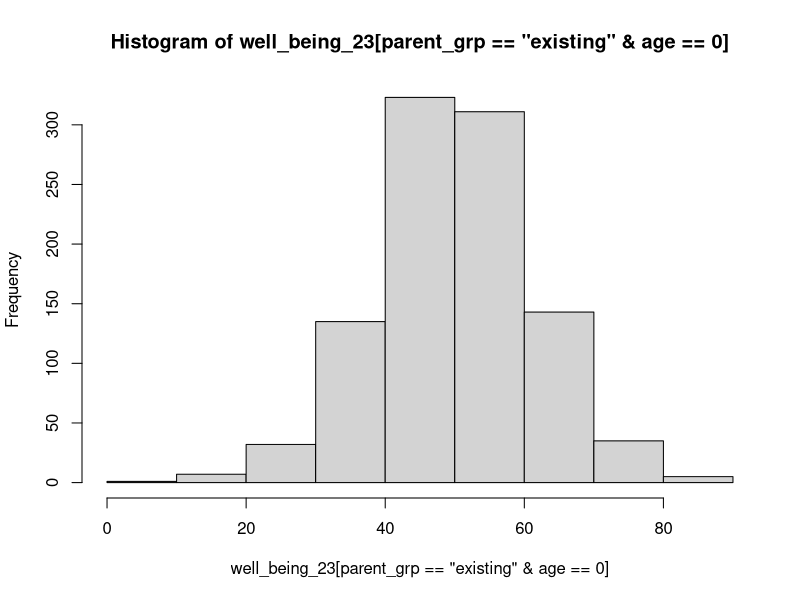
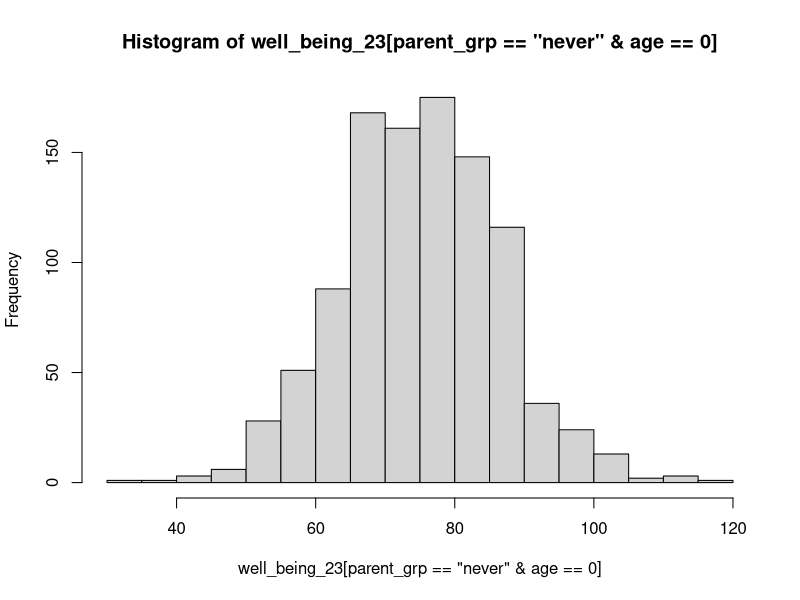
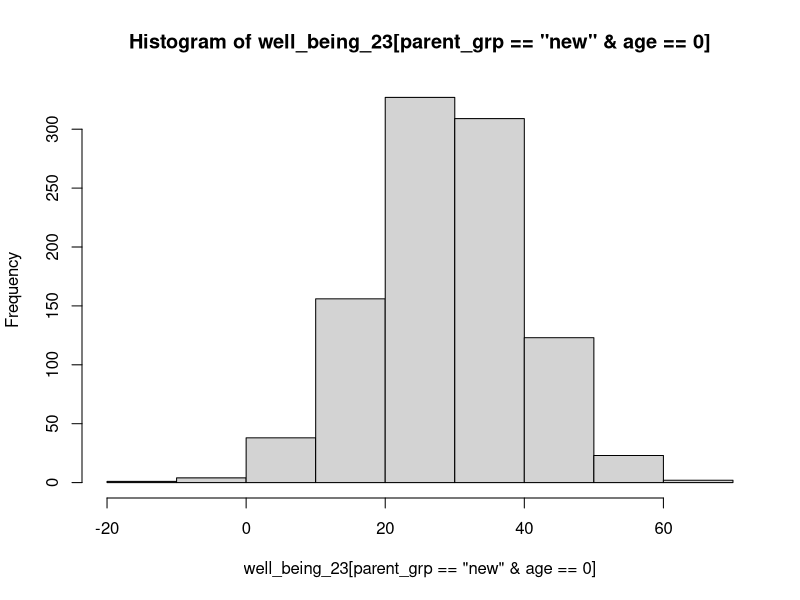
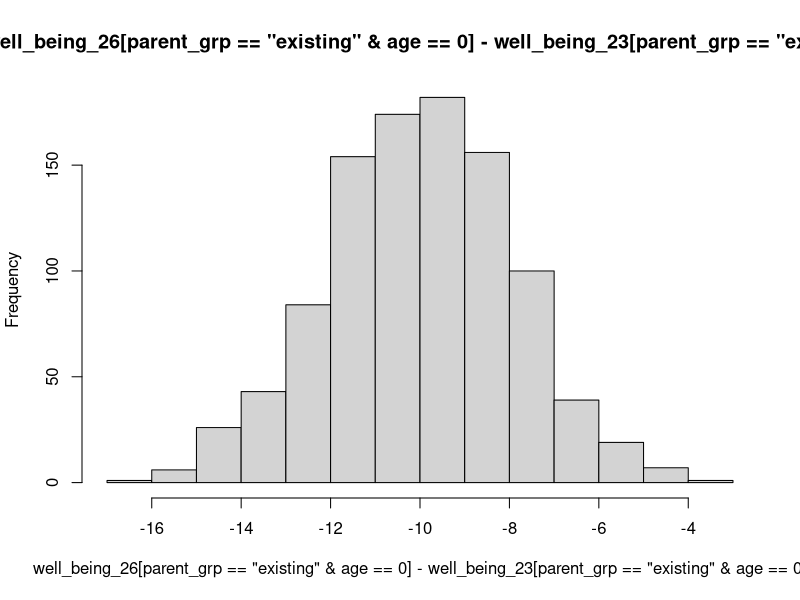
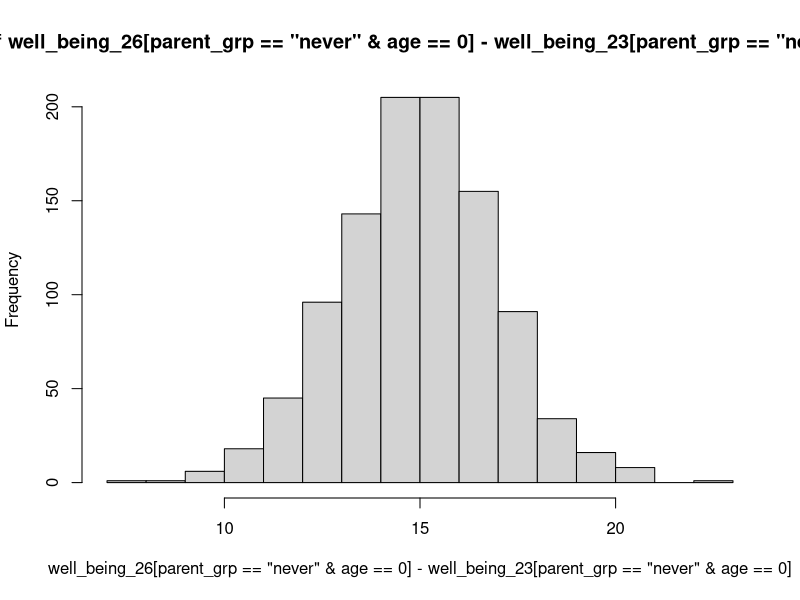
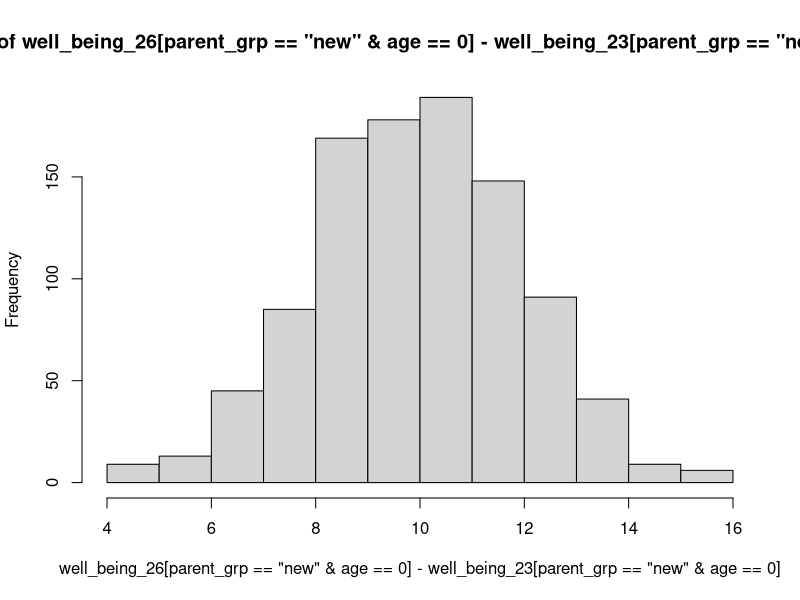
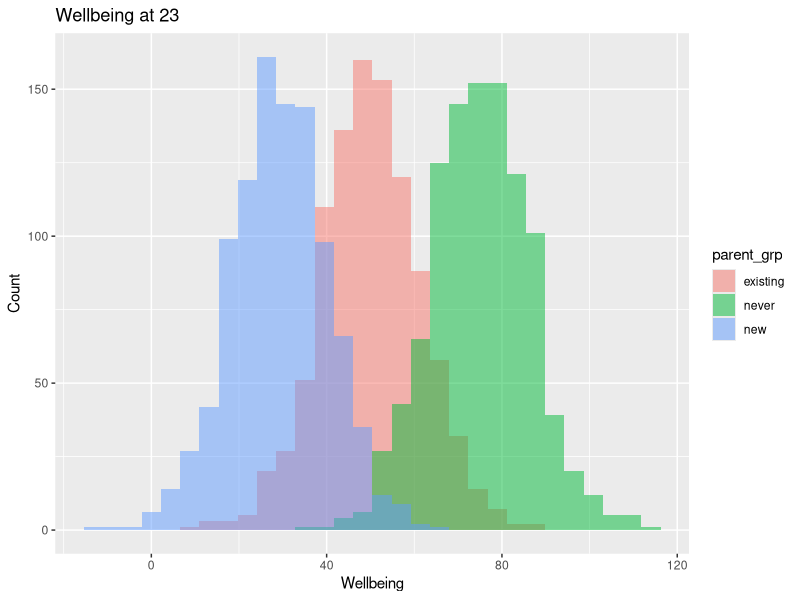
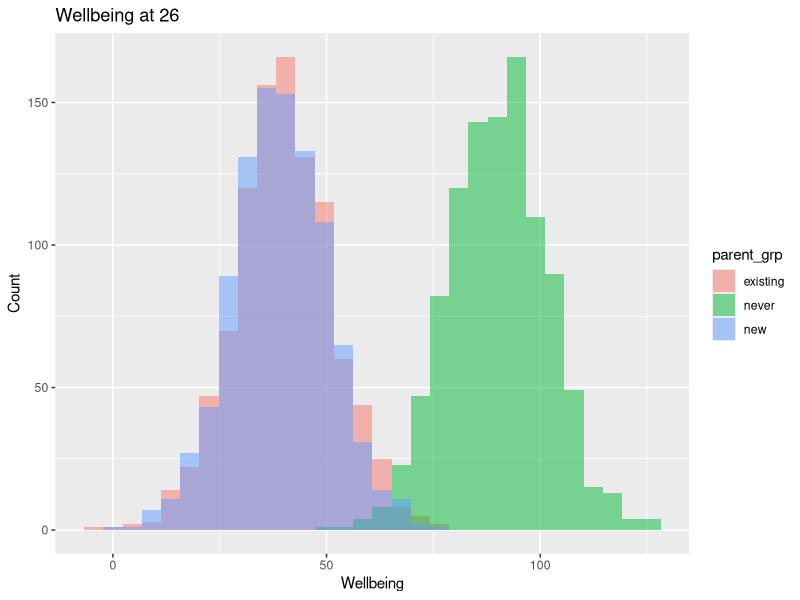

Here is the R script that generated these plots, in order:
library(ggplot2)
library(tibble)
library(dplyr)
library(tidyr)
library(lme4)

# Generating Data ---------------------------------------------------------

# Preparing sample
N <- 3000


# Params

wellbeing_existing <- 50 # Average wellbeing score will be 50 at age 23
wellbeing_never <- 75 # Average wellbeing score will be 75 at age 23
wellbeing_new <- 30 # Average wellbeing score will be 30 at age 23

mean_intercept <- mean(c(wellbeing_existing, wellbeing_never, wellbeing_new))

standard_deviation <- 10 # Spread in wellbeing scores at 23


slope_existing <- -10 # Wellbeing will be on average 10 lower for existing parents
slope_never <- 15 # Wellbeing will be on average 15 lower for never group
slope_new <- 10 # Wellbeing will be on average 10 higher



# Creating IDs, ages, and parent groups
pid <- rep(1:N, 2) # IDs for participants
age <- c(rep(0, N),rep(1, N)) # Ages (0 represents 23 and 1 represents 26)
parent_grp <- rep(sample(c("existing", "never", "new"),N, replace = T), 2) # A sample from parent groups (existing, never, new)


# Makes sure the wellbeing scores are in the correct order
well_being_23 <- ifelse(parent_grp=='existing' & age == 0, rnorm(N, wellbeing_existing, standard_deviation),
                        ifelse(parent_grp=='never' & age == 0, rnorm(N, wellbeing_never, standard_deviation),
                               ifelse(parent_grp=='new' & age == 0, rnorm(N, wellbeing_new, standard_deviation),NA)))

well_being_23 <- well_being_23[!is.na(well_being_23)]

# Add some noise to the wellbeing score at 23
well_being_23 <- well_being_23 + rnorm(N, 0, 5)

hist(well_being_23[parent_grp=='existing' & age == 0])
hist(well_being_23[parent_grp=='never' & age == 0])
hist(well_being_23[parent_grp=='new' & age == 0])



# Make sure generated scores are lower
well_being_26 <- well_being_23 + ifelse(parent_grp=='existing' & age == 0, slope_existing,
                                         ifelse(parent_grp=='never' & age == 0, slope_never, 
                                                ifelse(parent_grp=='new' & age == 0, slope_new,NA)))
well_being_26 <- well_being_26[!is.na(well_being_26)]
                                                
# Add some noise
well_being_26 <- well_being_26 + rnorm(N, 0, 2)

# Plot wellbeing differences at 26
hist(well_being_26[parent_grp=='existing' & age == 0] - well_being_23[parent_grp=='existing' & age == 0])
hist(well_being_26[parent_grp=='never' & age == 0] - well_being_23[parent_grp=='never' & age == 0])
hist(well_being_26[parent_grp=='new' & age == 0] - well_being_23[parent_grp=='new' & age == 0])



# create final data frame
df <- tibble::as_tibble(list(
  pid = pid,
  age = age,
  parent_grp = parent_grp,
  wellbeing = c(well_being_23, well_being_26)
))


# Plotting Data -----------------------------------------------------------

# Wellbeing at 23
df |> 
  filter(age==0) |> 
  ggplot(aes(x=wellbeing, fill=parent_grp)) +
    geom_histogram(bins=30, alpha=0.5, position="identity") +
    labs(title="Wellbeing at 23", x="Wellbeing", y="Count") 

# Wellbeing at 26
df |> 
  filter(age==1) |> 
  ggplot(aes(x=wellbeing, fill=parent_grp)) +
  geom_histogram(bins=30, alpha=0.5, position="identity") +
  labs(title="Wellbeing at 26", x="Wellbeing", y="Count") 

df |> 
  pivot_wider(names_from = age, values_from = wellbeing) |>
  mutate(diff = `1` - `0`) |> 
  ggplot(aes(x=diff, fill=parent_grp)) +
  geom_histogram(bins=30, alpha=0.5, position="identity") +
  labs(title="Wellbeing Difference", x="Wellbeing Difference", y="Count")

# Scatter plot of scores
df |> 
  ggplot(aes(x=age, y=wellbeing, color=parent_grp)) +
  geom_jitter() +
  labs(title="Wellbeing by Age", x="Age", y="Wellbeing", color="Parent Group")


# Modelling ---------------------------------------------------------------

m1 <- lm(wellbeing ~ parent_grp*age , data=df)
summary(m1)


m1 <- lmer(wellbeing ~ parent_grp + parent_grp:age + (1 | pid), data=df)
summary(m1)


# Notes:
# Need to take care when interpretating the coefficients
# (see below)

# If you wanted to compare the coefficients you 
# could look into "contrast coding". However there
# you would need to be extremely careful with your
# interpretation. 

# Output
# Fixed effects:
#                         Estimate
# (Intercept)             50.09133 <- Average wellbeing score at 23 for reference category (existing)
# parent_grpnever         24.74609 <- Average wellbeing score at 23 for never, compared to reference category (existing)
# parent_grpnew          -20.39208 <- Average wellbeing score at 23 for new, compared to reference category (existing)
# parent_grpexisting:age -10.04945 <- Average increase in wellbeing for group existing, compared to their wellbeing at 23
# parent_grpnever:age     14.91641 <- Average increase in wellbeing for group never, compared to their wellbeing at 23
# parent_grpnew:age        9.94495 <- Average increase in wellbeing for group new, compared to their wellbeing at 23




